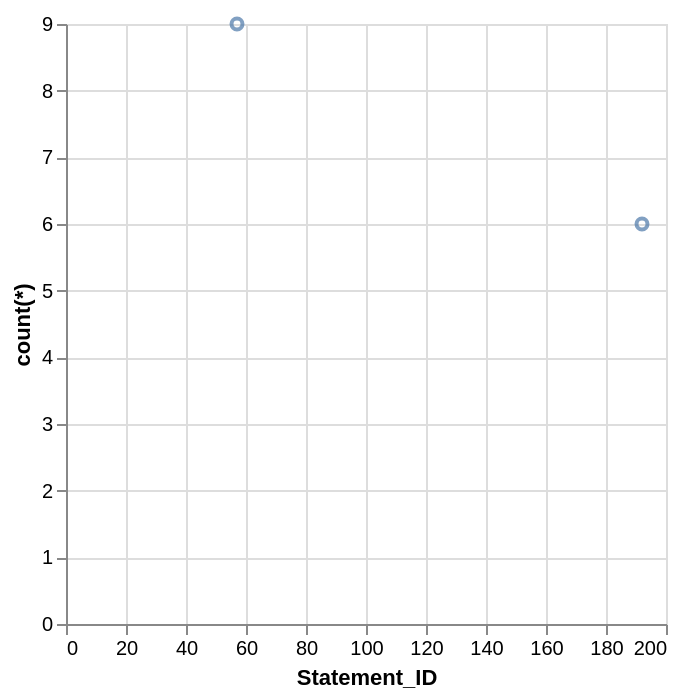

Source (Vega-Lite JSON):
### Vega-Lite specification from a JSON file in a GitHub repository (floating-point values rounded to 4 significant figures)
{"data": {"values": [{"x_data": 57, "y_data": 9}, {"x_data": 192, "y_data": 6}]}, "mark": "point", "encoding": {"x": {"field": "x_data", "type": "quantitative", "title": "Statement_ID"}, "y": {"field": "y_data", "type": "quantitative", "title": "count(*)"}}}
